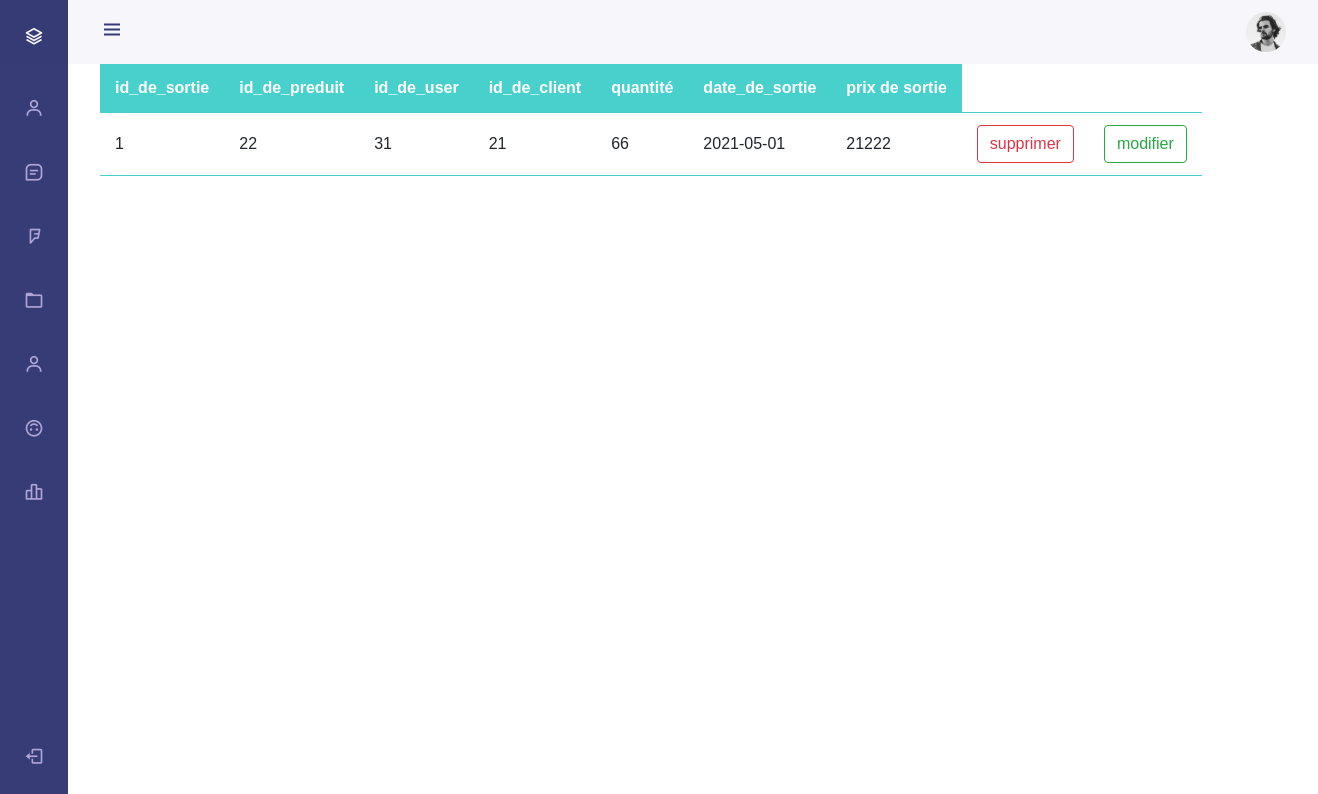
The app's page /admin/pages/lister/lister_sortie.php, older data.
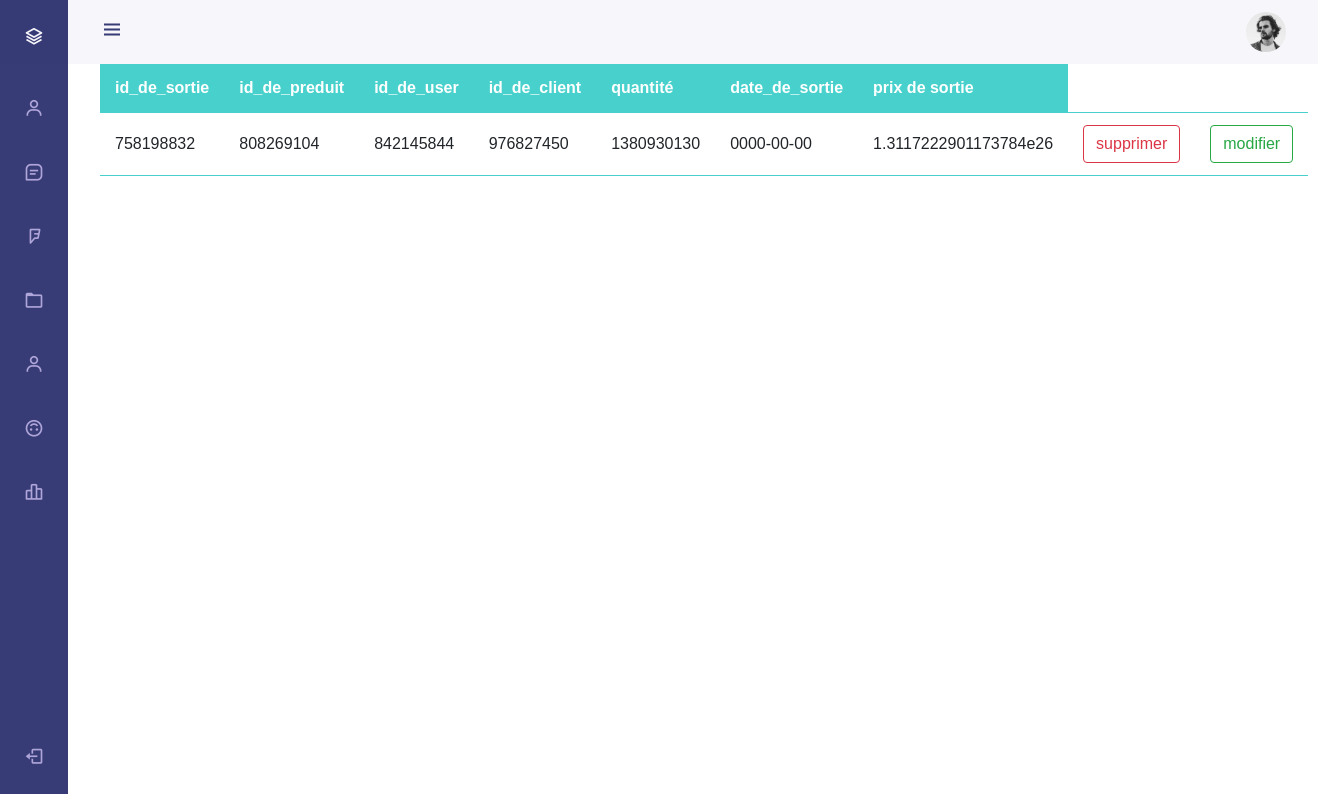
The same page, newer data.
### tables this page shows
CREATE TABLE `sortie` (
  `id_de_sortie` int(40) NOT NULL,
  `id_de_preduit` int(40) NOT NULL,
  `id_de_user` int(40) NOT NULL,
  `id_de_client` int(40) NOT NULL,
  `Prix_de_sortie` double NOT NULL,
  `quantité` int(40) NOT NULL,
  `date_de_sortie` date NOT NULL
);

### admin/pages/lister/lister_sortie.php (the view, shortened to what this page needs)
<!DOCTYPE html>
<html lang="fr">
<head>
  <link rel="stylesheet" href="https://maxcdn.bootstrapcdn.com/bootstrap/4.0.0/css/bootstrap.min.css">
  <link href='https://cdn.jsdelivr.net/npm/boxicons@2.0.5/css/boxicons.min.css' rel='stylesheet'>
<link rel="stylesheet" href="../assets/css/styles.css">
</head>
<body id="body-pd">
        <?php include('../../include/head.php'); ?>
        <?php
        include("../connexion_PDO.php");
   $req="SELECT * FROM sortie";
   $reponse=$conn->query($req);
    ?>
    <table class="content-table" >
    <?php
    echo "<tr><th>id_de_sortie</th><th>id_de_preduit</th><th>id_de_user</th><th>id_de_client</th><th>quantité</th><th>date_de_sortie</th><th>prix de sortie</th></tr>";
     while ($user=$reponse->fetch()) {
	 echo "<tr>";
     echo "<td>";
	 echo $user['id_de_sortie']."</td><td>".$user['id_de_preduit']."</td><td>".$user['id_de_user']."</td><td>".$user['id_de_client']."</td><td>".$user['quantité']."</td><td>".$user['date_de_sortie']."</td><td>".$user[4];
	  ?>
	   <td><button class="btn btn-outline-danger" onclick="confirmer(<?php echo $user[0] ?>)">supprimer</button></td>
	  	<?php
     echo "<td><a  href='modifier/modifier_sortie.php?id=$user[0]'><button class=\"btn btn-outline-success\">modifier</button></a></td></tr>";
 }?>
</body>
</html>

### admin/include/head.php (shortened to what this page needs)
<header class="header" id="header">
      <div class="header__toggle">
          <i class='bx bx-menu' id="header-toggle"></i>
      </div>
      <div class="header__img">
          <img src="assets/img/perfil.jpg" alt="">
      </div>
  </header>
  <div class="l-navbar" id="nav-bar">
      <nav class="nav">
          <div>
              <a href="../../index.php" class="nav__logo">
                  <i class='bx bx-layer nav__logo-icon'></i>
              </a>
              <div class="nav__list">
                  <a href="/Gestion-de-Stock/admin/pages/user.php" class="nav__link">
                      <i class='bx bx-user nav__icon' ></i>
                  </a>
                  <a href="/Gestion-de-Stock/pages/Categoure.php" class="nav__link">
                      <i class='bx bx-message-square-detail nav__icon' ></i>
                  </a>
                  <a href="/Gestion-de-Stock/admin/pages/Entrer.php" class="nav__link">
                      <i class='bx bxl-foursquare nav__icon' ></i>
                  </a>
                  <a href="/Gestion-de-Stock/admin/pages/sortie.php" class="nav__link">
                      <i class='bx bx-folder nav__icon' ></i>
                  </a>
                  <a href="/Gestion-de-Stock/admin/pages/CL.php" class="nav__link">
                      <i class='bx bx-user nav__icon' ></i>
                  </a>
                  <a href="/Gestion-de-Stock/admin/pages/routeur.php" class="nav__link">
                      <i class='bx bx-upside-down nav__icon' ></i>
                  </a>
                  <a href="/Gestion-de-Stock/admin/pages/DEPONCE.php" class="nav__link">
                      <i class='bx bx-bar-chart-alt-2 nav__icon' ></i>
                  </a>
              </div>
          </div>
          <a href="#" class="nav__link">
              <i class='bx bx-log-out nav__icon' ></i>
          </a>
      </nav>
  </div>

### admin/pages/assets/css/styles.css (style rules this page uses)
:root { --header-height: 3rem; --nav-width: 68px; --first-color: #050b53cb; --first-color-light: #AFA5D9; --white-color: #F7F6FB; --body-font: 'Nunito', sans-serif; --normal-font-size: 1rem; --z-fixed: 100; }
*,::before,::after { box-sizing: border-box; }
body { position: relative; margin: var(--header-height) 0 0 0; padding: 0 1rem; font-family: var(--body-font); font-size: var(--normal-font-size); transition: .5s; }
a { text-decoration: none; }
.header { width: 100%; height: var(--header-height); position: fixed; top: 0; left: 0; display: flex; align-items: center; justify-content: space-between; padding: 0 1rem; background-color: var(--white-color); z-index: var(--z-fixed); transition: .5s; }
.header__toggle { color: var(--first-color); font-size: 1.5rem; cursor: pointer; }
.header__img { width: 35px; height: 35px; display: flex; justify-content: center; border-radius: 50%; overflow: hidden; }
.header__img img { width: 40px; }
.l-navbar { position: fixed; top: 0; left: -30%; width: var(--nav-width); height: 100vh; background-color: var(--first-color); padding: .5rem 1rem 0 0; transition: .5s; z-index: var(--z-fixed); }
.nav { height: 100%; display: flex; flex-direction: column; justify-content: space-between; overflow: hidden; }
.nav__logo, .nav__link { display: grid; grid-template-columns: max-content max-content; align-items: center; column-gap: 1rem; padding: .5rem 0 .5rem 1.5rem; }
.nav__logo { margin-bottom: 2rem; }
.nav__logo-icon { font-size: 1.25rem; color: var(--white-color); }
.nav__link { position: relative; color: var(--first-color-light); margin-bottom: 1.5rem; transition: .3s; }
.nav__icon { font-size: 1.25rem; }
@media screen and (min-width: 768px) { body { margin: calc(var(--header-height) + 1rem) 0 0 0; padding-left: calc(var(--nav-width) + 2rem); } }
@media screen and (min-width: 768px) { .header { height: calc(var(--header-height) + 1rem); padding: 0 2rem 0 calc(var(--nav-width) + 2rem); } }
@media screen and (min-width: 768px) { .header__img { width: 40px; height: 40px; } }
@media screen and (min-width: 768px) { .header__img img { width: 45px; } }
@media screen and (min-width: 768px) { .l-navbar { left: 0; padding: 1rem 1rem 0 0; } }

### admin/pages/lister/lister_sortie.php (style rules this page uses)
td,tr { border-bottom: 1px solid mediumturquoise; font-family: sans-serif; size: 20; }
.content-table th { padding: 12px 15px; background-color: mediumturquoise; color: white; font-family: sans-serif; }
.content-table td { padding: 12px 15px; }

Row changes from the older to the newer data that the page shows:
removed sortie: id_de_sortie "1", id_de_preduit "22", id_de_user "31", id_de_client "21", quantité "66", date_de_sortie "2021-05-01", Prix_de_sortie "21222"
added sortie: id_de_sortie "758198832", id_de_preduit "808269104", id_de_user "842145844", id_de_client "976827450", quantité "1380930130", date_de_sortie "0000-00-00", Prix_de_sortie "1.3117222901173784e26"
